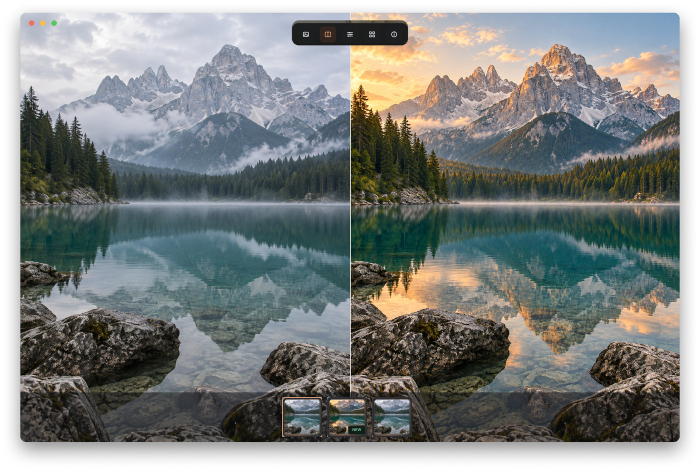
#> input picture website-static/src/assets/img/compare.jpg, 1400 x 940 px (shown at 1/2 size)
$ python -i main.py   (imports and definitions only)
#> lines starting #> are read from the running program, lines starting #| are printed output that depends on the picture
"""Remove an image background with GPT Image (gpt-image-2 via guluapi) and return a local image to Glance.

If GPT Image rejects the image in content moderation, fall back to
on-device Apple Vision segmentation (remove_bg_vision.swift).
"""

import argparse
import base64
import hashlib
import io
import json
import logging
import os
import subprocess
import tempfile
import time
import uuid
from pathlib import Path

import requests
from PIL import Image, ImageChops, ImageOps, ImageStat

# [5 lines not run here, left out]
logger = logging.getLogger(__name__)

WIDGET_DIR = Path(__file__).resolve().parent
VISION_SCRIPT = WIDGET_DIR / "remove_bg_vision.swift"

BASE_URL = "https://guluapi.com"
MODEL = "gpt-image-2.5-flare"
USER_AGENT = "Mozilla/5.0 (Macintosh; Intel Mac OS X 10_15_7) AppleWebKit/537.36 (KHTML, like Gecko) Chrome/126.0 Safari/537.36"
# Same key source as gpu_task: env var first, then gpu_task/config/config.env.
GPU_TASK_CONFIG = Path(os.environ.get("GULU_CONFIG_ENV", Path.home() / "Desktop/work/gpu_task/config/config.env"))
REQUEST_TIMEOUT = 300

MAX_RETRIES = 3
RETRY_BACKOFF = 5  # seconds between retries
MAX_BYTES = 50 * 1024 * 1024
# Output keeps the original aspect ratio with its long edge clamped to this range.
MAX_LONG_EDGE = 2048
MIN_LONG_EDGE = 1024

PROMPT = (
    "Remove the background completely and output the main subject on a fully transparent background. "
    "Keep the subject exactly as it is: same pose, shape, colors, details and fine edges such as hair. "
    "Do not add, remove or redraw anything on the subject."
)

GPT_UPLOAD_SUFFIXES = {".png", ".jpg", ".jpeg", ".webp"}
GPT_TARGET_PIXELS = 1024 * 1536  # request size budget; the result is resized back to the original size
GPT_MAX_ASPECT = 3.0
ASPECT_TOLERANCE = 0.03
# Mean per-pixel difference (0-255) between GPT's subject and the original; aligned results score ~12,
# reframed ones ~90.
MAX_ALIGNMENT_DIFF = 35
MODERATION_CODES = {"moderation_blocked", "content_policy_violation", "content_filter", "safety_violation"}
MODERATION_KEYWORDS = ("moderation", "safety system", "content policy", "content_policy", "safety_violation",
                       "sensitive", "violat", "审核", "违规", "敏感")


class ModerationRejectedError(Exception):
    """The GPT Image service rejected the image in content moderation.

    Retrying the same input will always be rejected, so we switch to the
    on-device Vision fallback instead.
    """


class NotTransparentError(Exception):
    """GPT Image returned an image without a transparent background."""


class ReframedError(Exception):
    """GPT Image changed the framing, so its result cannot be mapped back to the original size."""


class VisionNoSubjectError(Exception):
    """Apple Vision could not find a foreground subject in the image."""


# [76 lines left out: functions get_api_key, is_moderation_rejection, output_size, resize_to_output, prepare_upload, request_size, not called in this run]


def alignment_diff(original: Image.Image, result: Image.Image) -> float:
    """Mean difference between the original and GPT's opaque subject pixels, at a small scale."""
    small = (256, max(1, round(256 * original.height / original.width)))
    original_small = original.convert("RGB").resize(small)
    result_small = result.resize(small)
    subject = result_small.getchannel("A").point(lambda alpha: 255 if alpha > 200 else 0)
    if not subject.getbbox():
        return float("inf")
    difference = ImageChops.difference(original_small, result_small.convert("RGB")).convert("L")
    return ImageStat.Stat(difference, subject).mean[0]


# [197 lines left out: functions fit_to_original, request_gpt_image, has_transparency, rotate_png, run_gpt_image, vision_binary and 2 more, not called in this run]


# [5 lines not run here, left out]

>>> from PIL import Image
>>> picture = Image.open('../../../website-static/src/assets/img/compare.jpg')
#> picture is the input picture: PIL image 1400x940 RGB; mean R, G, B 125.8, 129.8, 128.2
>>> result = alignment_diff(picture, 'out.png')
#> in alignment_diff, `original_small = original.convert("RGB").resize(small)`:
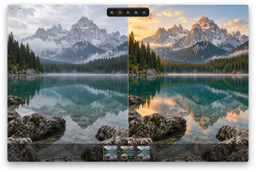
#> original_small: PIL image 256x172 RGB; mean R, G, B 125.8, 129.8, 128.2
#> (the run stopped early here; a loop or call above may not have finished)

$ run again, on website-static/src/assets/img/video-capture.jpg
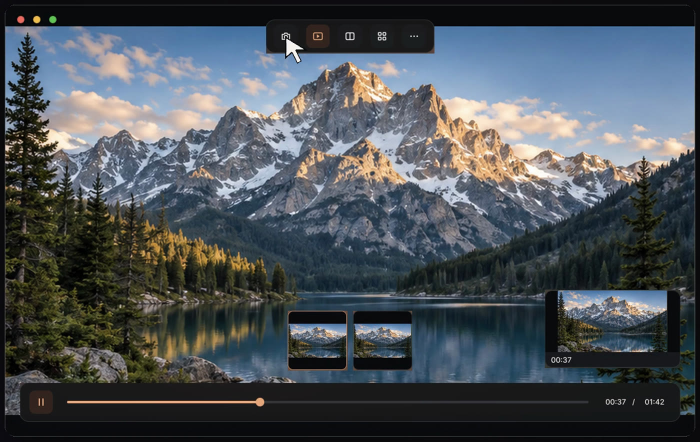
#> input picture website-static/src/assets/img/video-capture.jpg, 1400 x 884 px (shown at 1/2 size)
#> picture is the input picture: PIL image 1400x884 RGB; mean R, G, B 75.3, 82, 87.7
#> in alignment_diff, `original_small = original.convert("RGB").resize(small)`:
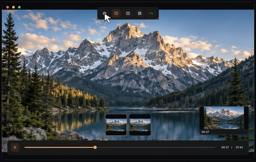
#> original_small: PIL image 256x162 RGB; mean R, G, B 75.3, 82, 87.7

$ run again, on website-static/src/assets/img/widget-menu.jpg
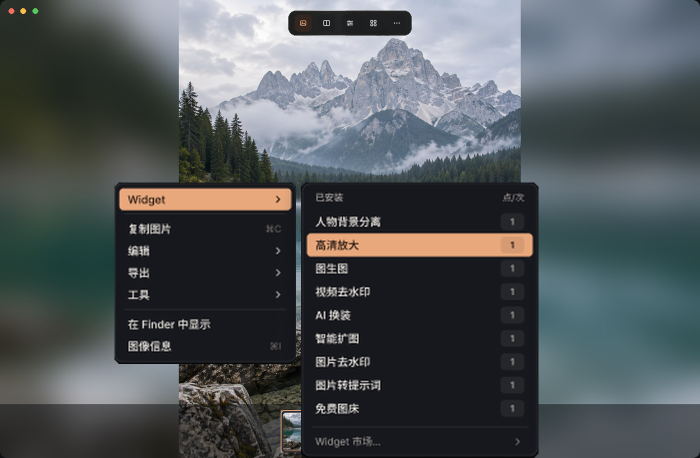
#> input picture website-static/src/assets/img/widget-menu.jpg, 1400 x 916 px (shown at 1/2 size)
#> picture is the input picture: PIL image 1400x916 RGB; mean R, G, B 79.8, 85.5, 88
#> in alignment_diff, `original_small = original.convert("RGB").resize(small)`:
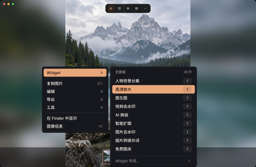
#> original_small: PIL image 256x167 RGB; mean R, G, B 79.8, 85.5, 88
